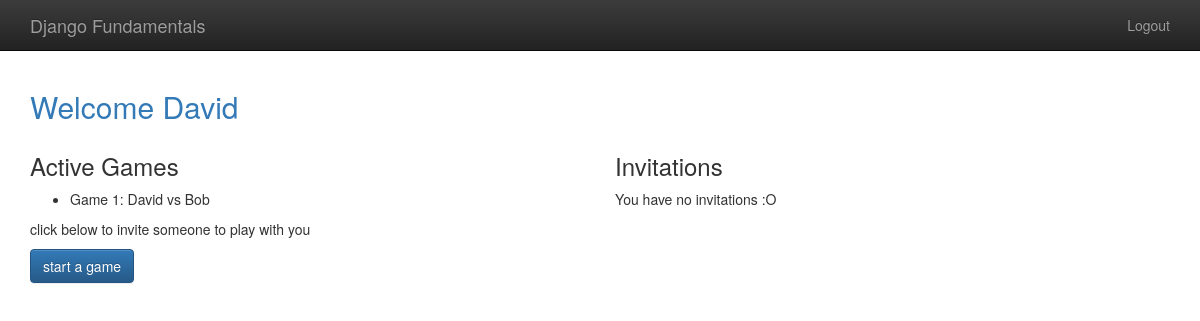
The page /player/home (signed in) on the database as committed earlier.
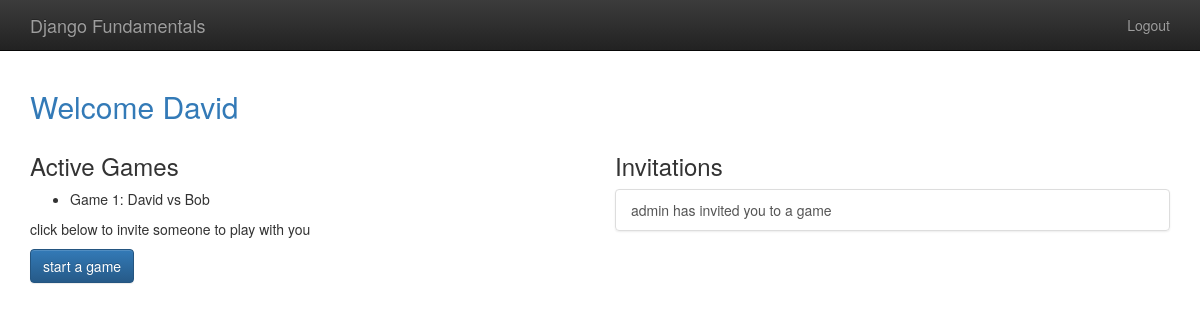
The same page on the database as committed later.
### gameplay/models.py (models this page shows, shortened)
@python_2_unicode_compatible
class Game(models.Model):
    first_player = models.ForeignKey(User,
                                     related_name="games_first_player",
                                     on_delete=models.CASCADE)
    second_player = models.ForeignKey(User,
                                      related_name="games_second_player",
                                      on_delete=models.CASCADE)
    start_time = models.DateTimeField(auto_now_add=True)
    last_active = models.DateTimeField(auto_now=True)
    status = models.CharField(max_length=1, default='F', choices=GAME_STATUS_CHOICES)
    objects = GameQuerySet.as_manager()

### player/models.py (models this page shows)
class Invitation(models.Model):
    from_user = models.ForeignKey(User,
                                  related_name="invitations_send",
                                  on_delete=models.CASCADE)
    to_user = models.ForeignKey(User,
                                related_name="invitations_received",
                                on_delete=models.CASCADE)
    message = models.CharField(max_length=300)
    timestamp = models.DateTimeField(auto_now_add=True)

### player/views.py (the view)
# urls.py: url(r'home$', home, name="player_home"), #Named URLs are good if I end up changing the structure later
@login_required
def home(request):
    '''
    games_first_player = Game.objects.filter(
        first_player=request.user,
        status='F'
    )
    games_second_player = Game.objects.filter(
        second_player=request.user,
        status='S'
    )
    all_my_games = list(games_first_player) + \
                    list(games_second_player)
    '''
    my_games = Game.objects.games_for_user(request.user)
    active_games = my_games.active()
    invitations = request.user.invitations_received.all()
    return render(request, "player/home.html",
                  {'games': active_games, 'invitations': invitations})

### gameplay/models.py (called while the page is built)
    def games_for_user(self, user):
        return self.filter(
            Q(first_player=user) | Q(second_player=user)
        )

    def active(self):
        return self.filter(
            Q(status='F') | Q(status='S')
        )

### templates/player/home.html (shortened to what this page needs)
{% extends "base.html" %}
{% block content %}
    <h2 class="text-primary">Welcome {{ user.username }}</h2>
    <div class="row">
        <div class="col-md-6">
           <h3>Active Games</h3>
            <ul>
                {% for g in games %}
                    <li>Game {{g.id}}: {{g.first_player}} vs {{ g.second_player}}</li>
                {% endfor %}
            </ul>
            <p>click below to invite someone to play with you</p>
            <p>
                <a class="btn btn-primary" href="{% url 'player_new_invitation' %}">start a game</a>
            </p>
        </div>
        <div class="col-md-6">
            <h3>Invitations</h3>
            {% if invitations %}
                <div class="list-group">
                    {% for inv in invitations %}
                    <a class="list-group-item" href="{% url 'player_accept_invitation' id=inv.id %}">
                            {{ inv.from_user.username }} has invited you to a game
                    </a>
                    {% endfor %}
                </div>
            {% else %}
                <p>You have no invitations :O</p>
            {% endif %}
        </div>
    </div>
{% endblock %}

Rows that differ between the two databases and show on the page:
added Invitation: from_user.username "admin"
Other text that changed with them:
text no longer shown: "You have no invitations :O"
